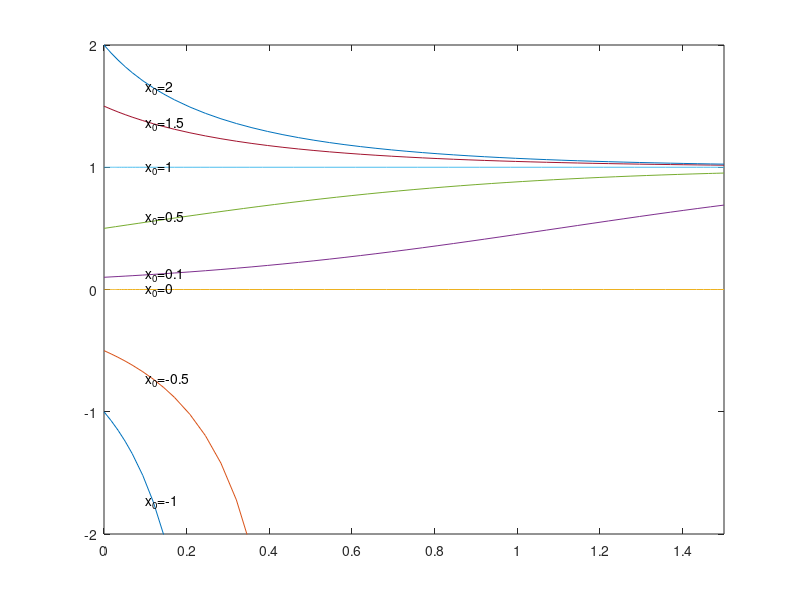

Reproduce this figure in MATLAB.
% clear everything
clearvars; close all;

% define logistic ode as f(x) = dx/dt
lambda = 2; % param

% logistic = @(x, n) lambda*x*(1-x);


tspan = [0 1.5];

y0s = {-1,-0.5, 0, 0.1, 0.5, 1, 1.5, 2};


for i=1:length(y0s)
    y0 = y0s{i};
    [t,y] = ode45(@(t,y) lambda*y*(1-y), tspan, y0);
    plot(t,y);
   
    text(0.1,y(7,1), sprintf('x_0=%s',num2str(y0, 2)));
    xlim([0,1.5])
    ylim([-2 2])
    hold on
end
hold off
